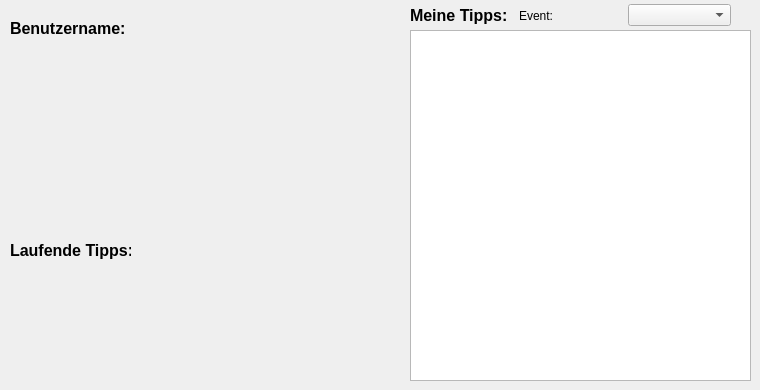
   <widget class="QWidget" name="Uebersicht">
    <attribute name="title">
     <string>Übersicht</string>
    </attribute>
    <widget class="QLabel" name="label">
     <property name="geometry">
      <rect>
       <x>10</x>
       <y>20</y>
       <width>121</width>
       <height>16</height>
      </rect>
     </property>
     <property name="font">
      <font>
       <family>Arial</family>
       <pointsize>12</pointsize>
       <weight>75</weight>
       <bold>true</bold>
      </font>
     </property>
     <property name="text">
      <string>Benutzername:</string>
     </property>
    </widget>
    <widget class="QListWidget" name="lwMeineTips">
     <property name="geometry">
      <rect>
       <x>410</x>
       <y>30</y>
       <width>341</width>
       <height>351</height>
      </rect>
     </property>
    </widget>
    <widget class="QLabel" name="lblBenutzernameUebersicht">
     <property name="geometry">
      <rect>
       <x>130</x>
       <y>20</y>
       <width>141</width>
       <height>16</height>
      </rect>
     </property>
     <property name="font">
      <font>
       <family>Arial</family>
       <pointsize>12</pointsize>
       <weight>75</weight>
       <bold>true</bold>
      </font>
     </property>
     <property name="text">
      <string/>
     </property>
    </widget>
    <widget class="QLabel" name="lblPunkte">
     <property name="geometry">
      <rect>
       <x>40</x>
       <y>170</y>
       <width>111</width>
       <height>21</height>
      </rect>
     </property>
     <property name="font">
      <font>
       <family>Arial</family>
       <pointsize>10</pointsize>
       <weight>75</weight>
       <bold>true</bold>
      </font>
     </property>
     <property name="text">
      <string/>
     </property>
    </widget>
    <widget class="QLabel" name="label_6">
     <property name="geometry">
      <rect>
       <x>10</x>
       <y>240</y>
       <width>121</width>
       <height>21</height>
      </rect>
     </property>
     <property name="font">
      <font>
       <family>Arial</family>
       <pointsize>12</pointsize>
       <weight>75</weight>
       <bold>true</bold>
      </font>
     </property>
     <property name="text">
      <string>Laufende Tipps:</string>
     </property>
    </widget>
    <widget class="QLabel" name="lblLaufendeTips">
     <property name="geometry">
      <rect>
       <x>140</x>
       <y>240</y>
       <width>111</width>
       <height>21</height>
      </rect>
     </property>
     <property name="font">
      <font>
       <family>Arial</family>
       <pointsize>10</pointsize>
       <weight>75</weight>
       <bold>true</bold>
      </font>
     </property>
     <property name="text">
      <string/>
     </property>
    </widget>
    <widget class="QWidget" name="horizontalLayoutWidget_5">
     <property name="geometry">
      <rect>
       <x>410</x>
       <y>0</y>
       <width>321</width>
       <height>31</height>
      </rect>
     </property>
     <layout class="QHBoxLayout" name="horizontalLayout_9">
      <item>
       <layout class="QHBoxLayout" name="horizontalLayout_15">
        <item>
         <widget class="QLabel" name="label_2">
          <property name="font">
           <font>
            <family>Arial</family>
            <pointsize>12</pointsize>
            <weight>75</weight>
            <bold>true</bold>
           </font>
          </property>
          <property name="text">
           <string>Meine Tipps:</string>
          </property>
         </widget>
        </item>
       </layout>
      </item>
      <item>
       <layout class="QHBoxLayout" name="horizontalLayout_13"/>
      </item>
      <item>
       <widget class="QLabel" name="label_5">
        <property name="text">
         <string>Event:</string>
        </property>
       </widget>
      </item>
      <item>
       <widget class="QComboBox" name="cbEventUebersicht"/>
      </item>
     </layout>
    </widget>
   </widget>
